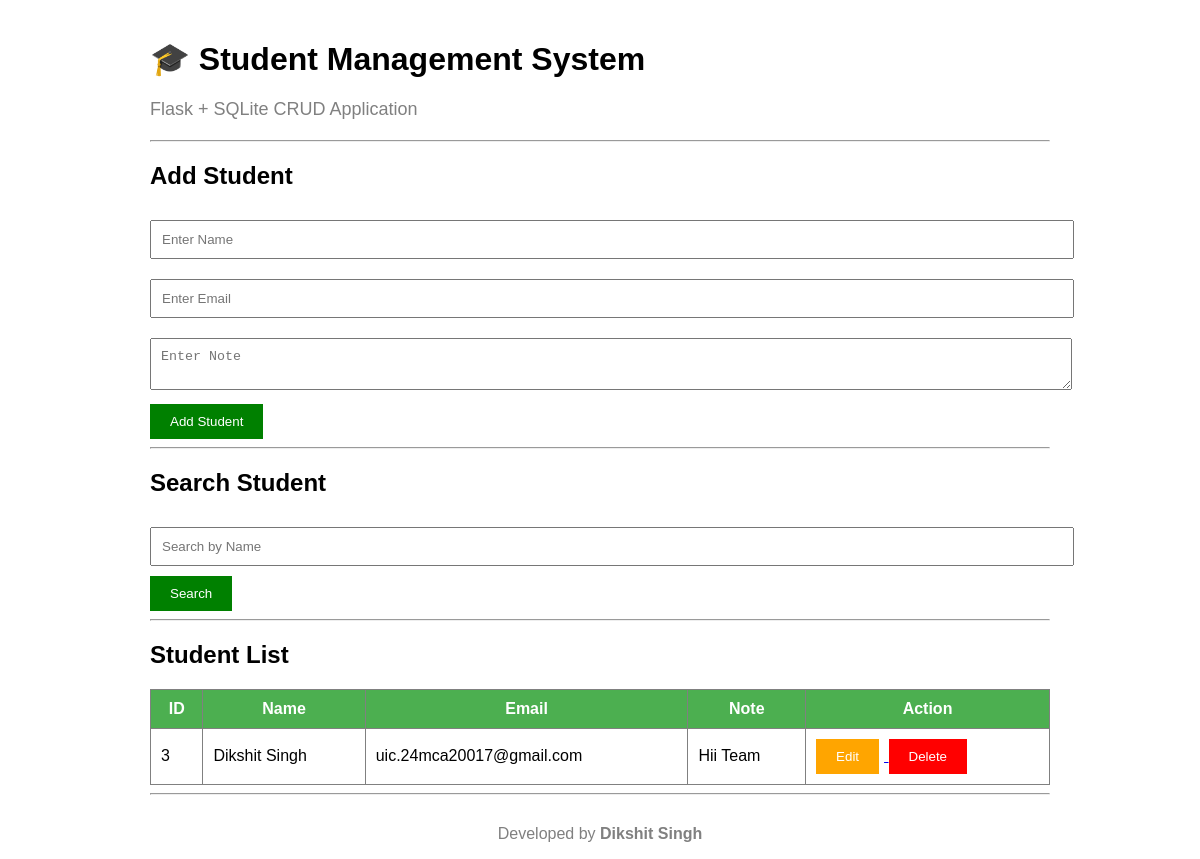
Before: / with the older database file.
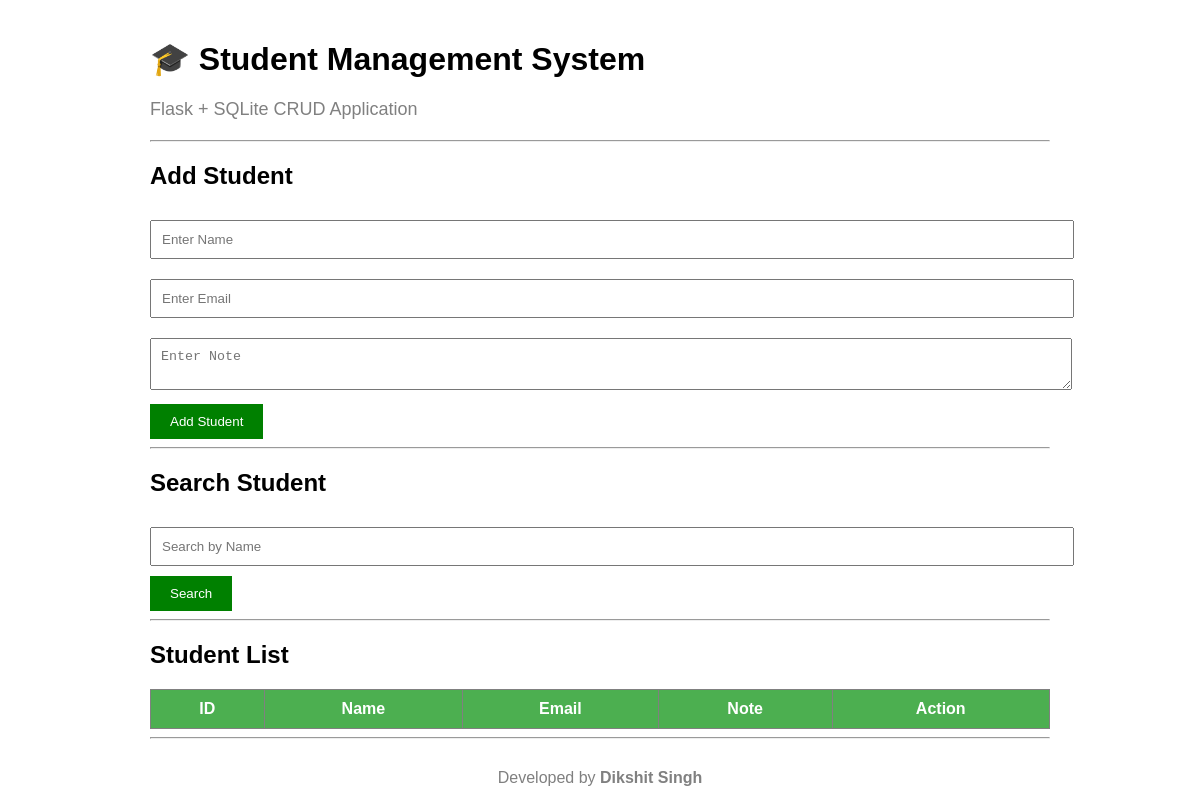
After: the same page with the newer database file.
### tables this page shows
CREATE TABLE students(
            id INTEGER PRIMARY KEY AUTOINCREMENT,
            name TEXT NOT NULL,
            email TEXT NOT NULL,
            note TEXT NOT NULL
        );

### app.py (the view)
@app.route("/")
def home():
    search = request.args.get("search", "")
    conn = sqlite3.connect("database.db")
    cursor = conn.cursor()
    if search:
        cursor.execute(
            "SELECT * FROM students WHERE name LIKE ?",
            ('%' + search + '%',)
        )
    else:
        cursor.execute("SELECT * FROM students")
    students = cursor.fetchall()
    conn.close()
    return render_template(
        "index.html",
        students=students,
        search=search
    )

### templates/index.html (shortened to what this page needs)
<!DOCTYPE html>
<html lang="en">
<head>
    <link rel="stylesheet"
          href="{{ url_for('static', filename='style.css') }}">
</head>
<body>
    <h1>🎓 Student Management System</h1>
    <p class="subtitle">
        Flask + SQLite CRUD Application
    </p>
    <hr>
    <h2>Add Student</h2>
    <form action="/add" method="POST">
        <input
            type="text"
            name="name"
            placeholder="Enter Name"
            required>
        <input
            type="email"
            name="email"
            placeholder="Enter Email"
            required>
        <textarea
            name="note"
            placeholder="Enter Note"
            required></textarea>
        <button type="submit">
            Add Student
        </button>
    </form>
    <hr>
    <h2>Search Student</h2>
    <form method="GET">
        <input
            type="text"
            name="search"
            placeholder="Search by Name"
            value="{{ search }}">
        <button type="submit">
            Search
        </button>
    </form>
    <hr>
    <h2>Student List</h2>
    <table>
        <tr>
            <th>ID</th>
            <th>Name</th>
            <th>Email</th>
            <th>Note</th>
            <th>Action</th>
        </tr>
        {% for student in students %}
        <tr>
            <td>{{ student[0] }}</td>
            <td>{{ student[1] }}</td>
            <td>{{ student[2] }}</td>
            <td>{{ student[3] }}</td>
            <td>
                <a href="/edit/{{ student[0] }}">
                    <button type="button" class="edit">
                        Edit
                    </button>
                </a>
                <a href="/delete/{{ student[0] }}"
                   onclick="return confirm('Are you sure you want to delete this student?');">
                    <button type="button" class="delete">
                        Delete
                    </button>
                </a>
            </td>
        </tr>
        {% endfor %}
    </table>
    <hr>
    <footer>
        <p>
            Developed by <strong>Dikshit Singh</strong>
        </p>
    </footer>
</body>
</html>

### static/style.css (style rules this page uses)
body { font-family:Arial; width:900px; margin:auto; margin-top:40px; }
input, textarea { width:100%; padding:10px; margin-top:10px; margin-bottom:10px; }
button { padding:10px 20px; background:green; color:white; border:none; cursor:pointer; }
table { width:100%; border-collapse:collapse; margin-top:20px; }
table, th, td { border:1px solid gray; }
th { background:#4CAF50; color:white; padding:10px; }
.subtitle { color: gray; font-size:18px; margin-bottom:20px; }
footer { text-align:center; margin-top:30px; color:gray; }

Changed rows visible on the page:
removed students: id "3", name "Dikshit Singh", email "uic.24mca20017@gmail.com", note "Hii Team"
